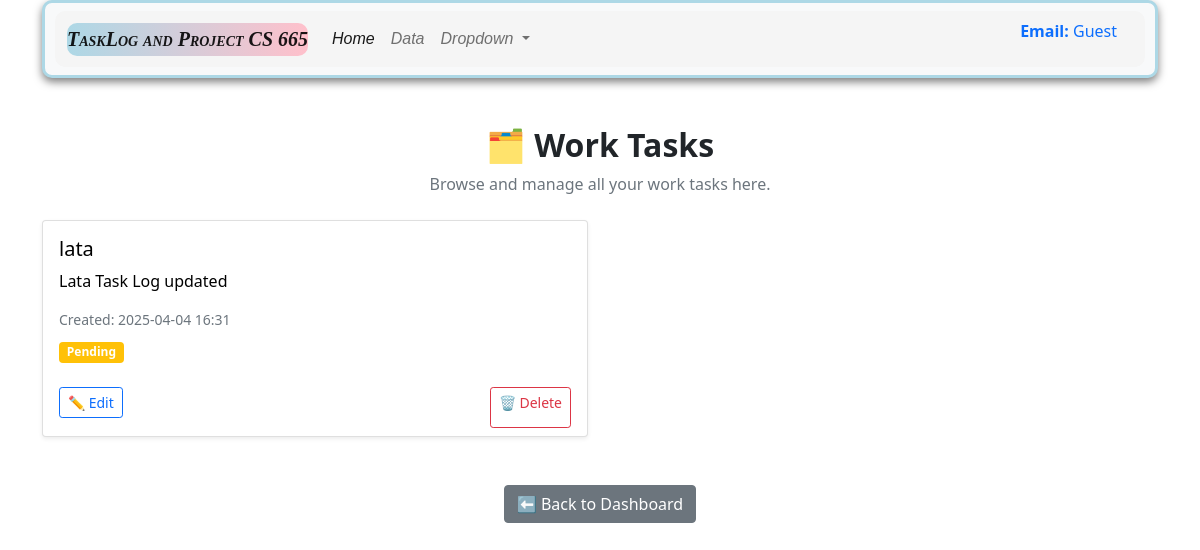
Page /category/Work (signed in) on the earlier database version.
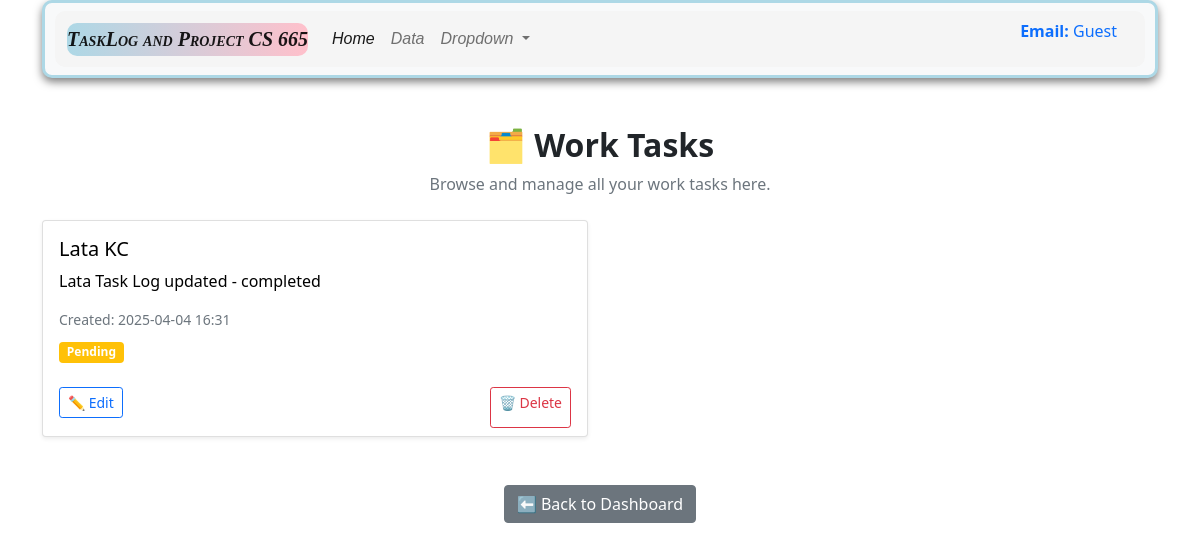
Same page on the later database version.
### app.py (models this page shows, shortened)
class task_catagories(db.Model):
    __tablename__ ='task_catagories'
    cat_id = db.Column(db.Integer, primary_key=True)
    category_type = db.Column(db.String(50), nullable= False)
    user_id = db.Column(db.Integer, db.ForeignKey('user_register.user_id'), nullable=False)
    task_id = db.Column(db.Integer, db.ForeignKey('TaskLog.task_id'), nullable=False)

class Task_log(db.Model):
    __tablename__ = 'TaskLog'
    task_id = db.Column(db.Integer, primary_key =True)
    user_id = db.Column(db.Integer, db.ForeignKey('user_register.user_id'), nullable=False)
    title = db.Column(db.String(200), nullable = False)
    description = db.Column(db.String(700), nullable = False)
    task_created = db.Column(db.DateTime, default = datetime.utcnow)
    status = db.Column(db.String(50), default ="Pending")
    categories = db.relationship('task_catagories', backref='task', lazy=True)

### app.py (the view)
@app.route('/category/<string:cat_type>')
@login_required
def view_by_category(cat_type):
    tasks = (
        db.session.query(Task_log, task_catagories.category_type)
        .join(task_catagories, Task_log.task_id == task_catagories.task_id)
        .filter(Task_log.user_id == current_user.user_id, task_catagories.category_type == cat_type)
        .all()
    )
    return render_template('category_view.html', tasks=tasks, cat_type=cat_type)

### app.py (called while the page is built)
@login_manager.user_loader
def load_user(user_id):
    return user_register.query.get(int(user_id))

### templates/category_view.html
{% extends "base.html" %}
{% block body %}
<div class="container my-5">
    <div class="text-center mb-4">
        <h2 class="fw-bold">
            🗂️ {{ cat_type.capitalize() }} Tasks
        </h2>
        <p class="text-muted">Browse and manage all your {{ cat_type.lower() }} tasks here.</p>
    </div>
    {% if tasks %}
        <div class="row">
            {% for task, category in tasks %}
            <div class="col-md-6 mb-4">
                <div class="card border-left-{{ 'primary' if cat_type == 'Work' else 'success' }} shadow-sm h-100">
                    <div class="card-body">
                        <h5 class="card-title">{{ task.title }}</h5>
                        <p class="card-text">{{ task.description }}</p>
                        <p class="text-muted small mb-2">Created: {{ task.task_created.strftime('%Y-%m-%d %H:%M') }}</p>
                        <span class="badge bg-{{ 'success' if task.status.lower() == 'done' else 'warning' }}">
                            {{ task.status }}
                        </span>
                    </div>
                    <div class="card-footer bg-transparent border-top-0 d-flex justify-content-between">
                        <a href="/update_tasklog/{{ task.task_id }}" class="btn btn-sm btn-outline-primary">✏️ Edit</a>
                        <a href="/delete_tasklog/{{ task.task_id }}" class="btn btn-sm btn-outline-danger">🗑️ Delete</a>
                    </div>
                </div>
            </div>
            {% endfor %}
        </div>
    {% else %}
        <div class="alert alert-info text-center">
            No tasks found for category <strong>{{ cat_type }}</strong>.
        </div>
    {% endif %}
    <div class="text-center mt-4">
        <a href="/dashboard" class="btn btn-secondary">⬅️ Back to Dashboard</a>
    </div>
</div>
{% endblock body %}

Differences in the rows shown:
changed through a linked row, task_catagories "Work": title "lata" → "Lata KC"; description "Lata Task Log updated" → "Lata Task Log updated - completed"
